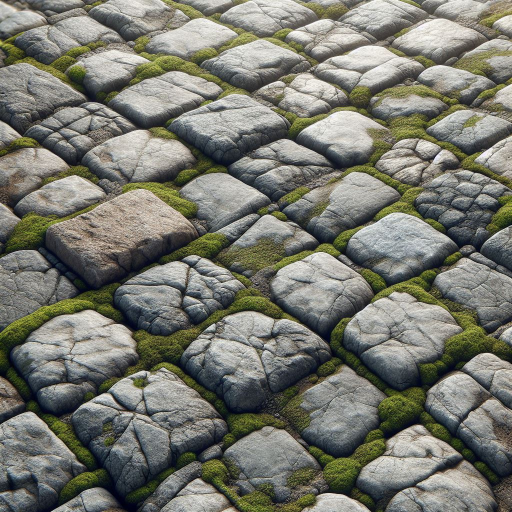
#> input picture image/texture/cobblestone.jpg, 1024 x 1024 px (shown at 1/2 size)
$ python resize.py   (older library calls are emulated)
#> lines starting #> are read from the running program, lines starting #| are printed output that depends on the picture
from PIL import Image
import os

def resize_image(input_image_path, output_image_path, size):
#> called with input_image_path = './texture/cobblestone.jpg', output_image_path = 'resize/resize_cobblestone.jpg.jpg', size = 512
    original_image = Image.open(input_image_path)
#> original_image is the input picture: PIL image 1024x1024 RGB; mean R, G, B 119.6, 120.5, 110.7
    original_image.thumbnail((size, size), Image.ANTIALIAS)
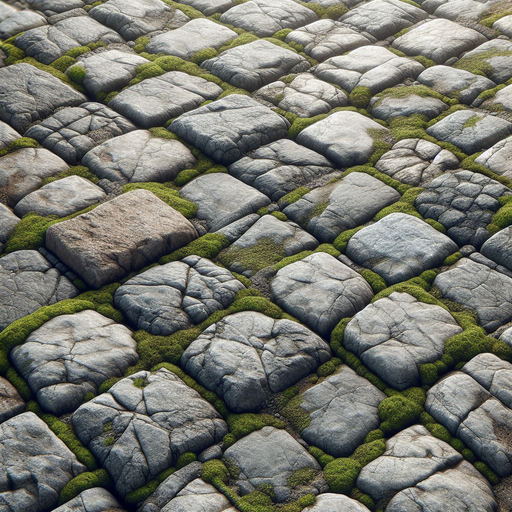
#> original_image: PIL image 512x512 RGB; mean R, G, B 119.6, 120.5, 110.7
    if not os.path.exists(os.path.dirname(output_image_path)):
        os.makedirs(os.path.dirname(output_image_path))
    original_image.save(output_image_path)

prefix = "./texture/"
textureImages = [
    "cobblestone.jpg",
    "diamond.jpg",
    "dirt.jpg",
    "emerald.jpg",
    "iron.jpg",
    "wood.jpg",
]
for i in range(len(textureImages)):
    input_path = textureImages[i]
    output_path = "resize/resize_" + textureImages[i] + ".jpg"
    target_size = 512
    resize_image(prefix+input_path, output_path, target_size)
#> pass 2 of the loop `for i in range(len(textureImages)):`:
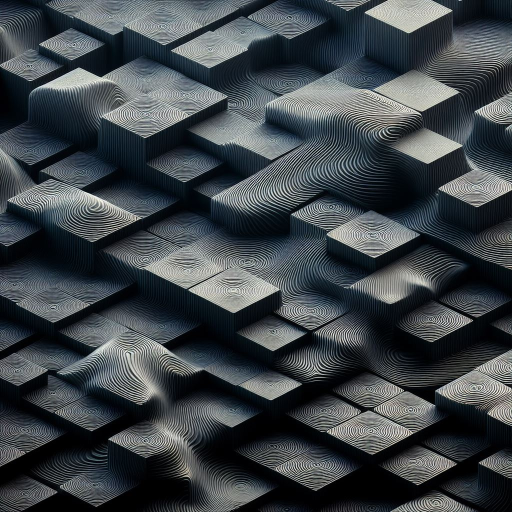
#> input picture image/texture/diamond.jpg, 1024 x 1024 px (shown at 1/2 size)
#> in resize_image, original_image is the input picture: PIL image 1024x1024 RGB; mean R, G, B 61.9, 68.4, 72.8
#> in resize_image (call 2), `original_image.thumbnail((size, size), Image.ANTIALIAS)`:
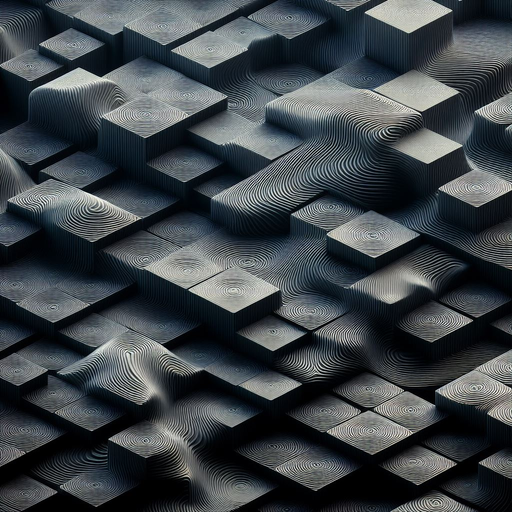
#> original_image: PIL image 512x512 RGB; mean R, G, B 62, 68.4, 72.8
#> pass 3 of the loop `for i in range(len(textureImages)):`:
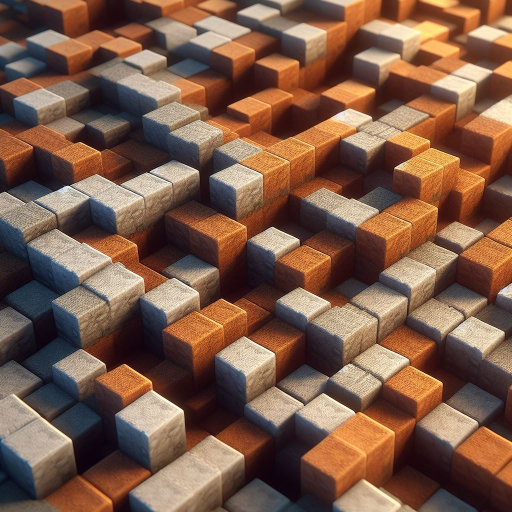
#> input picture image/texture/dirt.jpg, 1024 x 1024 px (shown at 1/2 size)
#> in resize_image, original_image is the input picture: PIL image 1024x1024 RGB; mean R, G, B 123.9, 90.2, 71.9
#> in resize_image (call 3), `original_image.thumbnail((size, size), Image.ANTIALIAS)`:
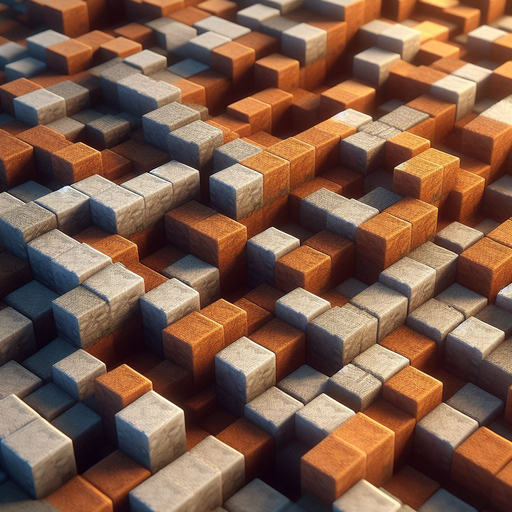
#> original_image: PIL image 512x512 RGB; mean R, G, B 123.9, 90.2, 71.9
#> the loop made 6 passes; the first 3 are shown
